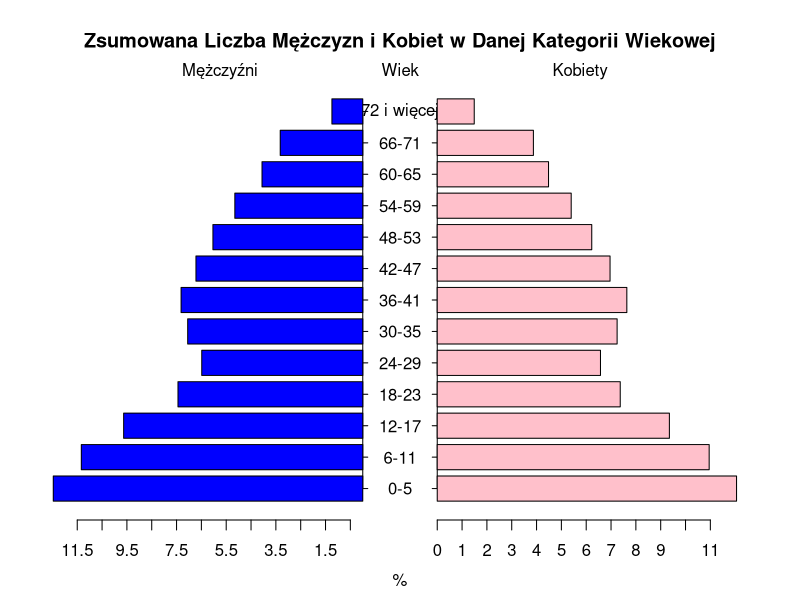

Write the R code that produced this figure.
library(latticeExtra)
library(plotrix)

data(USAge.df, package = "latticeExtra")

# Dane dla roku 1961
data_1961 = USAge.df[USAge.df$Year == 1961, ]

# Kategorie wiekowe
wiek = c("0-5", "6-11", "12-17", "18-23", "24-29", "30-35", "36-41",
          "42-47", "48-53", "54-59", "60-65", "66-71", "72 i więcej")

# Kategoryzacja wieku
wiek_kategorie = cut(data_1961$Age, breaks = c(0, 5, 11, 17, 23, 29, 35, 41, 47, 53, 59, 65, 71, Inf),
                      labels = wiek, include.lowest = TRUE)

data_1961$KategoriaWieku = factor(as.character(wiek_kategorie), levels = wiek)

# Podział na mężczyzn i kobiety
mężczyźni = data_1961[data_1961$Sex == "Male", ]
kobiety = data_1961[data_1961$Sex == "Female", ]

# Zsumowanie liczby mężczyzn i kobiet w każdej kategorii wiekowej
sum_mężczyźni = aggregate(Population ~ KategoriaWieku, data = mężczyźni, sum)
sum_kobiety = aggregate(Population ~ KategoriaWieku, data = kobiety, sum)

# Wykres piramidowy ilustrujący zsumowaną liczbę mężczyzn i kobiet w danej kategorii wiekowej
pyramid.plot(sum_mężczyźni$Population, sum_kobiety$Population,
             lxcol = "blue", rxcol = "pink", gap = 1.5,
             labels = sum_mężczyźni$KategoriaWieku,
             top.labels = c("Mężczyźni","Wiek", "Kobiety"),
             main = "Zsumowana Liczba Mężczyzn i Kobiet w Danej Kategorii Wiekowej")
